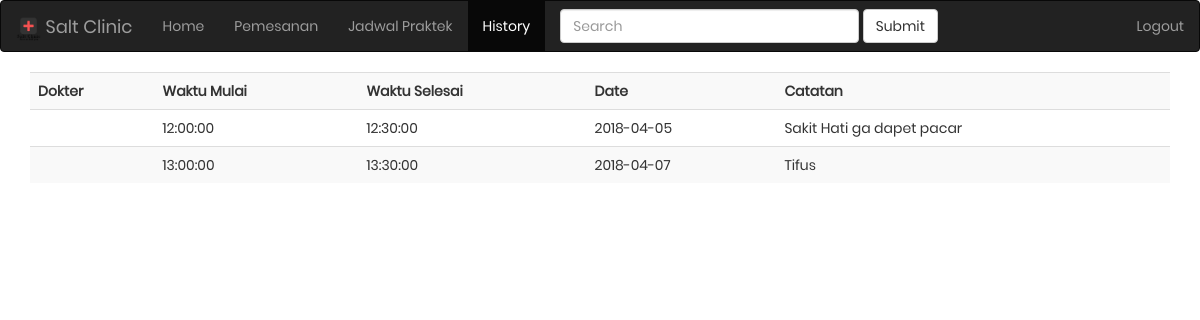
The app's page /history.php (signed in) with its own data.
### tables this page shows
CREATE TABLE `users` (
  `idUser` int(11) NOT NULL,
  `nama` varchar(50) NOT NULL,
  `umur` int(11) DEFAULT NULL,
  `jenisKelamin` varchar(2) NOT NULL,
  `priviledge` int(11) NOT NULL,
  `isActive` tinyint(1) NOT NULL,
  `username` varchar(25) NOT NULL,
  `alamat` varchar(255) NOT NULL,
  `password` varchar(8) NOT NULL
);

CREATE TABLE `penanganan` (
  `idPenanganan` int(11) NOT NULL,
  `tarif` int(11) NOT NULL,
  `waktuMulai` time NOT NULL,
  `waktuSelesai` time NOT NULL,
  `tanggal` date NOT NULL,
  `catatan` varchar(255) DEFAULT NULL,
  `isDeleted` tinyint(1) NOT NULL,
  `waktuPengubahan` date DEFAULT NULL
);

### history.php (the view, shortened to what this page needs)
<?php
	include ('connection/session.php');
	$query = "
	SELECT doc.nama as namaDokter, user.nama as namaPasien, penanganan.waktuMulai, penanganan.waktuSelesai, penanganan.tanggal, penanganan.catatan
	FROM pekerjaandokter INNER JOIN
		dokter ON pekerjaandokter.idDokter = dokter.idDokter
		INNER JOIN users as doc ON doc.idUser = dokter.idUser
		INNER JOIN users as user ON pekerjaandokter.idPasien = user.idUser
		INNER JOIN penanganan ON penanganan.idPenanganan = pekerjaandokter.idPenanganan
	WHERE penanganan.isDeleted = 0
	";
	$result = $conn->query($query);
?>
<!DOCTYPE html>
<html lang="en">
	<head>
		<link rel="stylesheet" href="https://maxcdn.bootstrapcdn.com/bootstrap/3.3.7/css/bootstrap.min.css">
		<link rel="stylesheet" type="text/css" href="fonts/font-awesome-4.7.0/css/font-awesome.min.css">
		<link rel="stylesheet" type="text/css" href="vendor/animate/animate.css">
		<link rel="stylesheet" type="text/css" href="vendor/css-hamburgers/hamburgers.min.css">
		<link rel="stylesheet" type="text/css" href="vendor/select2/select2.min.css">
		<link rel="stylesheet" type="text/css" href="css/main.css">
	</head>
	<body>
		<div class='index-navbar'>
			<?php
			include ('navbar/user-navbar.php');
			?>
		</div>
			<div class="container">
				<table class='table table-striped'>
					<tr>
						<th>Dokter</th>
						<th>Waktu Mulai</th>
						<th>Waktu Selesai</th>
						<th>Date</th>
						<th>Catatan</th>
					</tr>
					<?php
						if($result){
							while($row=$result->fetch_array()){
								echo "<tr>
									<td> ".$row['nama']."</td>
									<td> ".$row['waktuMulai']."</td>
									<td> ".$row['waktuSelesai']."</td>
									<td> ".$row['tanggal']."</td>
									<td>".$row['catatan']."</td>";
							}
						}
					?>
				</table>
			</div>
	</body>
</html>

### css/main.css (style rules this page uses)
* { margin: 0px; padding: 0px; box-sizing: border-box; }
body, html { height: 100%; font-family: Poppins-Regular, sans-serif; }

### records on screen
users: penanganan.waktuMulai "12:00:00", penanganan.waktuSelesai "12:30:00", penanganan.tanggal "2018-04-05", penanganan.catatan "Sakit Hati ga dapet pacar", penanganan.waktuMulai "13:00:00", penanganan.waktuSelesai "13:30:00", penanganan.tanggal "2018-04-07", penanganan.catatan "Tifus"
